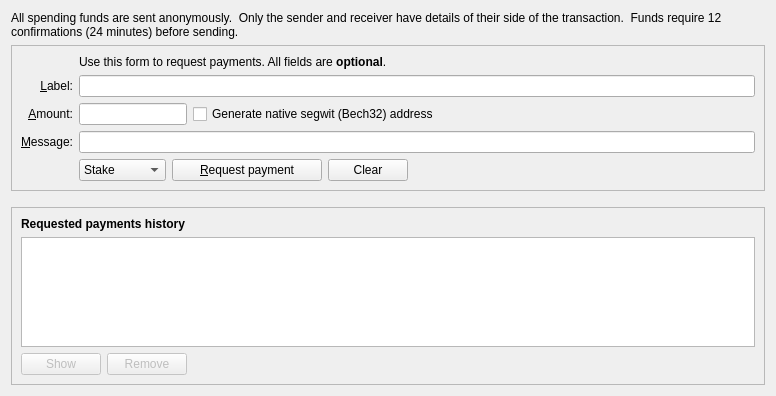
<?xml version="1.0" encoding="UTF-8"?>
<ui version="4.0">
 <class>ReceiveCoinsDialog</class>
 <widget class="QWidget" name="ReceiveCoinsDialog">
  <property name="geometry">
   <rect>
    <x>0</x>
    <y>0</y>
    <width>776</width>
    <height>396</height>
   </rect>
  </property>
  <layout class="QVBoxLayout" name="verticalLayout" stretch="0,0,0,1">
   <item>
    <widget class="QLabel" name="receiveTabHeaderLabel">
     <property name="text">
      <string>All spending funds are sent anonymously.  Only the sender and receiver have details of their side of the transaction.  Funds require 12 confirmations (24 minutes) before sending.</string>
     </property>
     <property name="wordWrap">
      <bool>true</bool>
     </property>
    </widget>
   </item>
   <item>
    <widget class="QFrame" name="frame2">
     <property name="sizePolicy">
      <sizepolicy hsizetype="Preferred" vsizetype="Expanding">
       <horstretch>0</horstretch>
       <verstretch>0</verstretch>
      </sizepolicy>
     </property>
     <property name="frameShape">
      <enum>QFrame::StyledPanel</enum>
     </property>
     <property name="frameShadow">
      <enum>QFrame::Sunken</enum>
     </property>
     <layout class="QVBoxLayout" name="verticalLayout_3">
      <item>
       <layout class="QGridLayout" name="gridLayout">
        <item row="5" column="0">
         <widget class="QLabel" name="labelAmount">
          <property name="toolTip">
           <string>An optional amount to request. Leave this empty or zero to not request a specific amount.</string>
          </property>
          <property name="text">
           <string>&amp;Amount:</string>
          </property>
          <property name="alignment">
           <set>Qt::AlignRight|Qt::AlignTrailing|Qt::AlignVCenter</set>
          </property>
          <property name="buddy">
           <cstring>reqAmount</cstring>
          </property>
         </widget>
        </item>
        <item row="4" column="0">
         <widget class="QLabel" name="label_2">
          <property name="toolTip">
           <string>An optional label to associate with the new receiving address.</string>
          </property>
          <property name="text">
           <string>&amp;Label:</string>
          </property>
          <property name="alignment">
           <set>Qt::AlignRight|Qt::AlignTrailing|Qt::AlignVCenter</set>
          </property>
          <property name="buddy">
           <cstring>reqMessage</cstring>
          </property>
         </widget>
        </item>
        <item row="6" column="0">
         <widget class="QLabel" name="labelMessage">
          <property name="toolTip">
           <string>An optional message to attach to the payment request, which will be displayed when the request is opened. Note: The message will not be sent with the payment over the Bitcoin Confidential network.</string>
          </property>
          <property name="text">
           <string>&amp;Message:</string>
          </property>
          <property name="alignment">
           <set>Qt::AlignRight|Qt::AlignTrailing|Qt::AlignVCenter</set>
          </property>
          <property name="buddy">
           <cstring>reqMessage</cstring>
          </property>
         </widget>
        </item>
        <item row="4" column="2">
         <widget class="QLineEdit" name="reqLabel">
          <property name="toolTip">
           <string>An optional label to associate with the new receiving address.</string>
          </property>
         </widget>
        </item>
        <item row="2" column="2">
         <widget class="QLabel" name="labelInfo">
          <property name="text">
           <string>Use this form to request payments. All fields are &lt;b&gt;optional&lt;/b&gt;.</string>
          </property>
         </widget>
        </item>
        <item row="7" column="0">
         <widget class="QLabel" name="label_4">
          <property name="text">
           <string/>
          </property>
         </widget>
        </item>
        <item row="6" column="2">
         <widget class="QLineEdit" name="reqMessage">
          <property name="toolTip">
           <string>An optional message to attach to the payment request, which will be displayed when the request is opened. Note: The message will not be sent with the payment over the Bitcoin Confidential network.</string>
          </property>
         </widget>
        </item>
        <item row="7" column="2">
         <layout class="QHBoxLayout" name="horizontalLayout">
          <item>
           <widget class="QComboBox" name="cbxAddressType">
            <property name="locale">
             <locale language="English" country="UnitedKingdom"/>
            </property>
            <item>
             <property name="text">
              <string>Stake</string>
             </property>
            </item>
            <item>
             <property name="text">
              <string>ColdStake</string>
             </property>
            </item>
           </widget>
          </item>
          <item>
           <widget class="QPushButton" name="receiveButton">
            <property name="minimumSize">
             <size>
              <width>150</width>
              <height>0</height>
             </size>
            </property>
            <property name="text">
             <string>&amp;Request payment</string>
            </property>
            <property name="icon">
             <iconset resource="../bitcoin.qrc">
              <normaloff>:/icons/receiving_addresses</normaloff>:/icons/receiving_addresses</iconset>
            </property>
           </widget>
          </item>
          <item>
           <widget class="QPushButton" name="clearButton">
            <property name="sizePolicy">
             <sizepolicy hsizetype="Minimum" vsizetype="Fixed">
              <horstretch>0</horstretch>
              <verstretch>0</verstretch>
             </sizepolicy>
            </property>
            <property name="toolTip">
             <string>Clear all fields of the form.</string>
            </property>
            <property name="text">
             <string>Clear</string>
            </property>
            <property name="icon">
             <iconset resource="../bitcoin.qrc">
              <normaloff>:/icons/remove</normaloff>:/icons/remove</iconset>
            </property>
            <property name="autoDefault">
             <bool>false</bool>
            </property>
           </widget>
          </item>
          <item>
           <spacer name="horizontalSpacer">
            <property name="orientation">
             <enum>Qt::Horizontal</enum>
            </property>
            <property name="sizeHint" stdset="0">
             <size>
              <width>40</width>
              <height>20</height>
             </size>
            </property>
           </spacer>
          </item>
         </layout>
        </item>
        <item row="7" column="0">
         <widget class="QLabel" name="label_7">
          <property name="text">
           <string/>
          </property>
         </widget>
        </item>
        <item row="5" column="2">
         <layout class="QHBoxLayout" name="horizontalLayout_6">
          <item>
           <widget class="BitcoinAmountField" name="reqAmount">
            <property name="sizePolicy">
             <sizepolicy hsizetype="Fixed" vsizetype="Fixed">
              <horstretch>0</horstretch>
              <verstretch>0</verstretch>
             </sizepolicy>
            </property>
            <property name="minimumSize">
             <size>
              <width>80</width>
              <height>0</height>
             </size>
            </property>
            <property name="maximumSize">
             <size>
              <width>1000</width>
              <height>100</height>
             </size>
            </property>
            <property name="toolTip">
             <string>An optional amount to request. Leave this empty or zero to not request a specific amount.</string>
            </property>
           </widget>
          </item>
          <item>
           <widget class="QCheckBox" name="useBech32">
            <property name="sizePolicy">
             <sizepolicy hsizetype="Fixed" vsizetype="Fixed">
              <horstretch>0</horstretch>
              <verstretch>0</verstretch>
             </sizepolicy>
            </property>
            <property name="maximumSize">
             <size>
              <width>1000</width>
              <height>16777215</height>
             </size>
            </property>
            <property name="focusPolicy">
             <enum>Qt::StrongFocus</enum>
            </property>
            <property name="toolTip">
             <string>Use bech32 encoding.</string>
            </property>
            <property name="text">
             <string>Generate native segwit (Bech32) address</string>
            </property>
           </widget>
          </item>
          <item>
           <spacer name="horizontalSpacer_3">
            <property name="orientation">
             <enum>Qt::Horizontal</enum>
            </property>
            <property name="sizeHint" stdset="0">
             <size>
              <width>0</width>
              <height>0</height>
             </size>
            </property>
           </spacer>
          </item>
         </layout>
        </item>
       </layout>
      </item>
     </layout>
    </widget>
   </item>
   <item>
    <spacer name="verticalSpacer_2">
     <property name="orientation">
      <enum>Qt::Vertical</enum>
     </property>
     <property name="sizeHint" stdset="0">
      <size>
       <width>20</width>
       <height>10</height>
      </size>
     </property>
    </spacer>
   </item>
   <item>
    <widget class="QFrame" name="frame">
     <property name="sizePolicy">
      <sizepolicy hsizetype="Preferred" vsizetype="Expanding">
       <horstretch>0</horstretch>
       <verstretch>0</verstretch>
      </sizepolicy>
     </property>
     <property name="frameShape">
      <enum>QFrame::StyledPanel</enum>
     </property>
     <property name="frameShadow">
      <enum>QFrame::Raised</enum>
     </property>
     <layout class="QVBoxLayout" name="verticalLayout_2">
      <item>
       <widget class="QLabel" name="label_6">
        <property name="font">
         <font>
          <weight>75</weight>
          <bold>true</bold>
         </font>
        </property>
        <property name="text">
         <string>Requested payments history</string>
        </property>
       </widget>
      </item>
      <item>
       <widget class="QTableView" name="recentRequestsView">
        <property name="contextMenuPolicy">
         <enum>Qt::CustomContextMenu</enum>
        </property>
        <property name="tabKeyNavigation">
         <bool>false</bool>
        </property>
        <property name="sortingEnabled">
         <bool>true</bool>
        </property>
       </widget>
      </item>
      <item>
       <layout class="QHBoxLayout" name="horizontalLayout_2">
        <item>
         <widget class="QPushButton" name="showRequestButton">
          <property name="enabled">
           <bool>false</bool>
          </property>
          <property name="toolTip">
           <string>Show the selected request (does the same as double clicking an entry)</string>
          </property>
          <property name="text">
           <string>Show</string>
          </property>
          <property name="icon">
           <iconset resource="../bitcoin.qrc">
            <normaloff>:/icons/edit</normaloff>:/icons/edit</iconset>
          </property>
          <property name="autoDefault">
           <bool>false</bool>
          </property>
         </widget>
        </item>
        <item>
         <widget class="QPushButton" name="removeRequestButton">
          <property name="enabled">
           <bool>false</bool>
          </property>
          <property name="toolTip">
           <string>Remove the selected entries from the list</string>
          </property>
          <property name="text">
           <string>Remove</string>
          </property>
          <property name="icon">
           <iconset resource="../bitcoin.qrc">
            <normaloff>:/icons/remove</normaloff>:/icons/remove</iconset>
          </property>
          <property name="autoDefault">
           <bool>false</bool>
          </property>
         </widget>
        </item>
        <item>
         <spacer name="horizontalSpacer_2">
          <property name="orientation">
           <enum>Qt::Horizontal</enum>
          </property>
          <property name="sizeHint" stdset="0">
           <size>
            <width>40</width>
            <height>20</height>
           </size>
          </property>
         </spacer>
        </item>
       </layout>
      </item>
     </layout>
    </widget>
   </item>
  </layout>
 </widget>
 <customwidgets>
  <customwidget>
   <class>BitcoinAmountField</class>
   <extends>QLineEdit</extends>
   <header>qt/bitcoinamountfield.h</header>
   <container>1</container>
  </customwidget>
 </customwidgets>
 <tabstops>
  <tabstop>reqLabel</tabstop>
  <tabstop>reqAmount</tabstop>
  <tabstop>useBech32</tabstop>
  <tabstop>reqMessage</tabstop>
  <tabstop>receiveButton</tabstop>
  <tabstop>clearButton</tabstop>
  <tabstop>recentRequestsView</tabstop>
  <tabstop>showRequestButton</tabstop>
  <tabstop>removeRequestButton</tabstop>
 </tabstops>
 <resources>
  <include location="../bitcoin.qrc"/>
 </resources>
 <connections/>
</ui>
